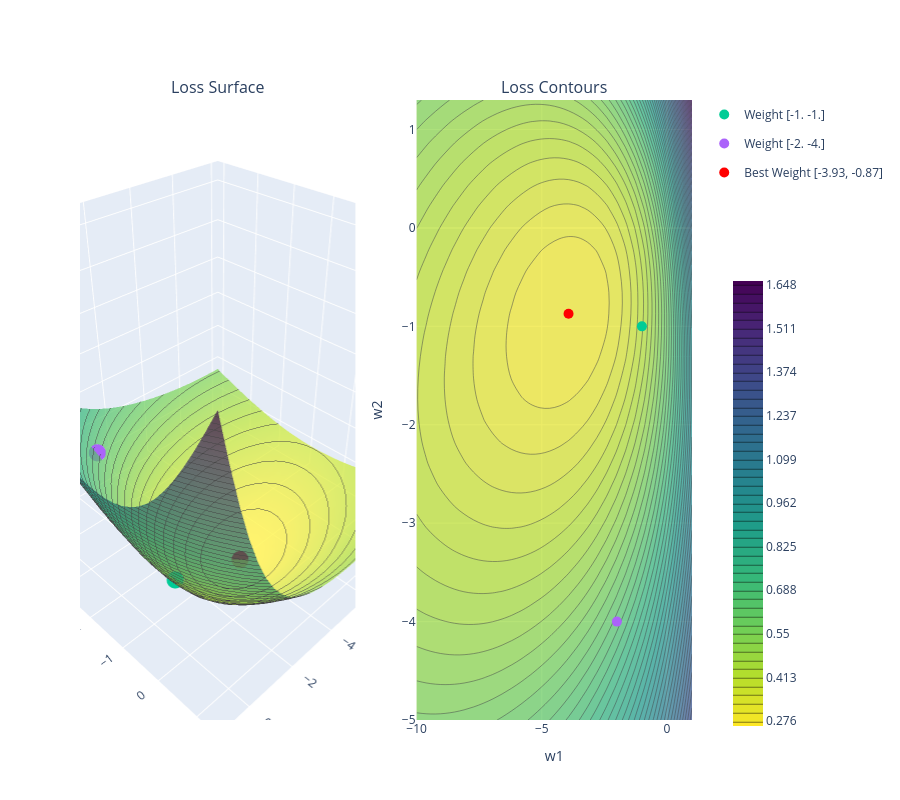

Notebook code cell kept with this figure:
### Markdown cell above
<link rel="stylesheet" href="berkeley.css">

<h4 class="cal cal-h4">Choosing the Best Parameters</h4>

We have computed the negative log likelihood loss surface for the logistic regression model for many parameter values.  Here we can simply choose the parameters with the lowest loss value.

### Code cell
best_ind = np.argmin(cancer['error'])
cancer['grid_best'] = np.array([cancer['w1'].flatten()[best_ind],
                                cancer['w2'].flatten()[best_ind]])

fig = plot_loss(cancer['w1'], cancer['w2'], cancer['error'])
for i, g in enumerate(guesses):
    fig.add_scatter3d(x=[g[0]], y=[g[1]], z=[neg_log_likelihood(g)],
                      mode='markers', marker=dict(size=10, color=colors[i + 2]),
                      name=f'Weight {g}', legendgroup=str(i), row=1, col=1)
    fig.add_scatter(x=[g[0]], y=[g[1]], mode='markers',
                    marker=dict(size=10, color=colors[i + 2]),
                    name=f'Weight {g}', legendgroup=str(i), showlegend=False,
                    row=1, col=2)
fig.add_scatter3d(x=[cancer['grid_best'][0]], y=[cancer['grid_best'][1]], z=[cancer['error'].min()],
    mode='markers', marker=dict(size=10, color='red'),
    name=f"Best Weight [{cancer['grid_best'][0]:0.2f}, {cancer['grid_best'][1]:0.2f}]",
    legendgroup=f"Best",
    row=1, col=1)
fig.add_scatter(x=[cancer['grid_best'][0]], y=[cancer['grid_best'][1]],
    mode='markers', marker=dict(size=10, color='red'),
    name=f"Best Weight [{cancer['grid_best'][0]:0.2f}, {cancer['grid_best'][1]:0.2f}]",
    legendgroup=f"Best",
    showlegend=False, row=1, col=2)

fig

### Figure 1 — Plotly figure (JSON) as saved in the notebook; plotly's stock layout.template omitted (floating-point values rounded to 4 significant figures; data arrays with more than 128 entries replaced by an {"elided": "..."} marker saying what was removed)
{"data": [{"colorscale": [[0, "#fde725"], [0.1111, "#b5de2b"], [0.2222, "#6ece58"], [0.3333, "#35b779"], [0.4444, "#1f9e89"], [0.5556, "#26828e"], [0.6667, "#31688e"], [0.7778, "#3e4989"], [0.8889, "#482878"], [1, "#440154"]], "contours": {"z": {"end": 1.648, "highlightcolor": "white", "show": true, "size": 0.02745, "start": 0.2758}}, "opacity": 0.7, "scene": "scene", "showscale": false, "type": "surface", "x": {"elided": "30x30 float values"}, "y": {"elided": "30x30 float values"}, "z": {"elided": "30x30 float values"}}, {"colorbar": {"len": 0.75, "x": 1.05, "y": 0.35}, "colorscale": [[0, "#fde725"], [0.1111, "#b5de2b"], [0.2222, "#6ece58"], [0.3333, "#35b779"], [0.4444, "#1f9e89"], [0.5556, "#26828e"], [0.6667, "#31688e"], [0.7778, "#3e4989"], [0.8889, "#482878"], [1, "#440154"]], "contours": {"end": 1.648, "size": 0.02745, "start": 0.2758}, "opacity": 0.7, "type": "contour", "x": {"elided": "900 float values"}, "xaxis": "x", "y": {"elided": "900 float values"}, "yaxis": "y", "z": {"elided": "900 float values"}}, {"legendgroup": "0", "marker": {"color": "#00CC96", "size": 10}, "mode": "markers", "name": "Weight [-1. -1.]", "scene": "scene", "type": "scatter3d", "x": [-1], "y": [-1], "z": [0.4071]}, {"legendgroup": "0", "marker": {"color": "#00CC96", "size": 10}, "mode": "markers", "name": "Weight [-1. -1.]", "showlegend": false, "type": "scatter", "x": [-1], "xaxis": "x", "y": [-1], "yaxis": "y"}, {"legendgroup": "1", "marker": {"color": "#AB63FA", "size": 10}, "mode": "markers", "name": "Weight [-2. -4.]", "scene": "scene", "type": "scatter3d", "x": [-2], "y": [-4], "z": [0.6451]}, {"legendgroup": "1", "marker": {"color": "#AB63FA", "size": 10}, "mode": "markers", "name": "Weight [-2. -4.]", "showlegend": false, "type": "scatter", "x": [-2], "xaxis": "x", "y": [-4], "yaxis": "y"}, {"legendgroup": "Best", "marker": {"color": "red", "size": 10}, "mode": "markers", "name": "Best Weight [-3.93, -0.87]", "scene": "scene", "type": "scatter3d", "x": [-3.931], "y": [-0.8724], "z": [0.2758]}, {"legendgroup": "Best", "marker": {"color": "red", "size": 10}, "mode": "markers", "name": "Best Weight [-3.93, -0.87]", "showlegend": false, "type": "scatter", "x": [-3.931], "xaxis": "x", "y": [-0.8724], "yaxis": "y"}], "layout": {"annotations": [{"font": {"size": 16}, "showarrow": false, "text": "Loss Surface", "x": 0.225, "xanchor": "center", "xref": "paper", "y": 1, "yanchor": "bottom", "yref": "paper"}, {"font": {"size": 16}, "showarrow": false, "text": "Loss Contours", "x": 0.775, "xanchor": "center", "xref": "paper", "y": 1, "yanchor": "bottom", "yref": "paper"}], "height": 800, "scene": {"aspectmode": "cube", "domain": {"x": [0, 0.45], "y": [0, 1]}, "xaxis": {"title": {"text": "w1"}}, "yaxis": {"title": {"text": "w2"}}, "zaxis": {"title": {"text": "Loss"}}}, "xaxis": {"anchor": "y", "domain": [0.55, 1], "range": [-10, 1], "title": {"text": "w1"}}, "yaxis": {"anchor": "x", "domain": [0, 1], "range": [-5, 1.3], "title": {"text": "w2"}}}}
